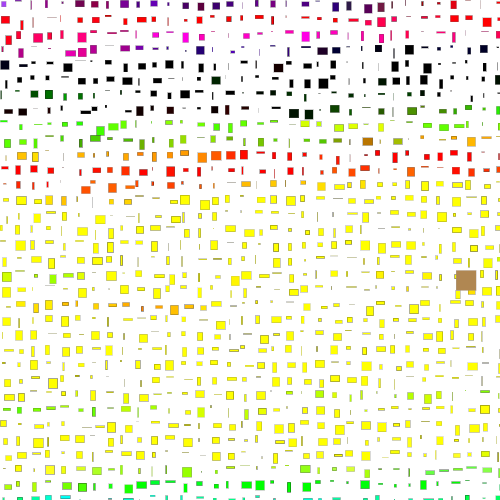
Frame 1 (no input)
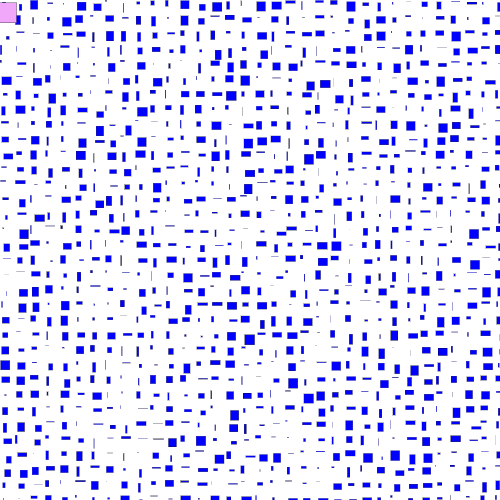
Frame 60 (the mouse pressed at the canvas centre just before this capture)
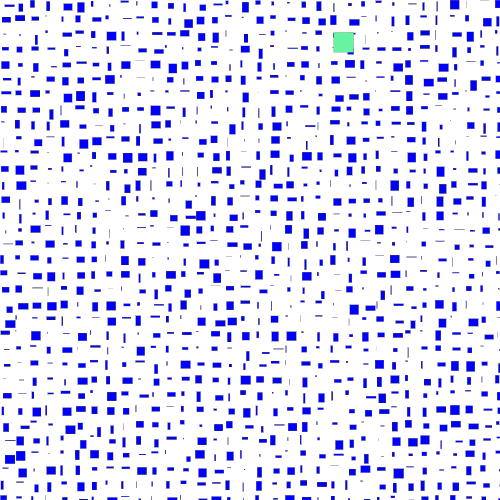
Frame 120 (the mouse held since frame 60 and released just before this capture)

The Processing sketch that drew these frames (run headless with seeded random() and noise(); from frame 60 on, the mouse is pressed at the canvas centre):

// Processing sketch: processing_87149
// ── processing_87149.pde

float r = random(255);
float g = random(255);
float b = random(255);
float angle = 0.0;
float speed = 0.05;
float scaleX = 2.0;
float scaleY = 1.5;

void setup() {
  size (500, 500);
  smooth();
}

void draw() {
  background(255);

  for (int y=0; y<height; y+=15) {
    for (int x=0; x<width; x+=15) {
      float p = noise(x/50.0, y/25.0) * (random(10));
      stroke(random(0,150), random(50,100));
      fill(r, g, b);
      rect(x+p, y+p, random(10), random(10));
      r = r + random(-50, 50);
      g = g + random(-50, 50);
      b = b + random(-50, 50);
    }
  }
  
    float x = random(250) + cos(angle) * 150;
    float y = random(200) + sin(angle) * 150;

    x += cos(angle * scaleX) * 100;
    y += cos(angle * scaleY) * 100;
    fill(random(255), random(255), random(255));
    rect(x, y, 20, 20);

    angle += speed;
  
}
